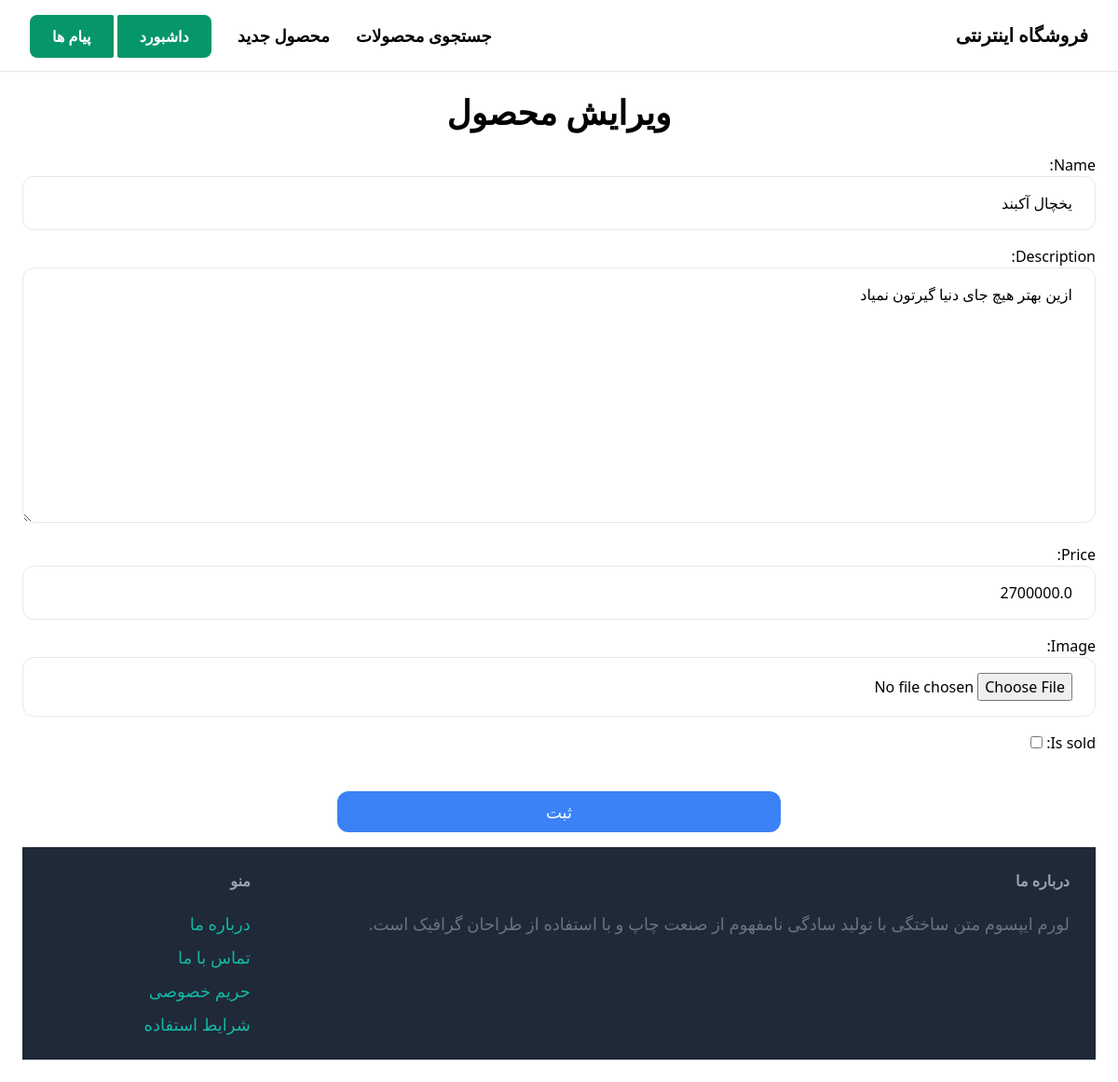
The app's page /items/16/edit (signed in) with its own data.
### item/models.py (models this page shows, shortened)
class Item(models.Model):
    category = models.ForeignKey(Category , related_name='items',on_delete=models.CASCADE)
    name = models.CharField(max_length=255)
    description = models.TextField(blank=True, null=True)
    price = models.FloatField()
    image = models.ImageField(upload_to='item_images', blank=True, null=True)
    is_sold = models.BooleanField(default=False)
    created_by = models.ForeignKey(User, related_name='items', on_delete=models.CASCADE)
    created_at = models.DateTimeField(auto_now_add=True)

### item/views.py (the view)
# urls.py: path('<int:pk>/edit', views.edit_item , name='edit'),
@login_required
def edit_item(request, pk):
    item = get_object_or_404(Item, pk=pk, created_by=request.user)
    if request.method == 'POST':
        form = EditItemForm(request.POST, request.FILES, instance=item)
        if form.is_valid():
            form.save(commit=True)
            return redirect('item:detail', pk=item.id)
    else:
        form = EditItemForm(instance=item)
    return render(request, 'item/form.html',{
        'form' : form ,
        'title': 'ویرایش محصول',
})

### item/forms.py
class EditItemForm(forms.ModelForm):
    class Meta:
        model = Item
        fields = ('name', 'description', 'price', 'image', 'is_sold' )
        widgets = {
            'name': forms.TextInput(attrs={
                'class': INPUT_CLASSES
            }),
            'description': forms.Textarea(attrs={
                'class': INPUT_CLASSES
            }),
             'price': forms.TextInput(attrs={
                'class': INPUT_CLASSES,
                'value': 0
            }),
            'image': forms.FileInput(attrs={
                'class': INPUT_CLASSES
            })
        }

### item/templates/item/form.html (shortened to what this page needs)
{% extends "core/base.html" %}
{% block content %}
<center><h1 class='mb-6 mx-0 text-4xl font-bold '>{{ title }}</h1></center>
<form action="" enctype="multipart/form-data" method="POST">
    <div class="space-y-4">
        {{form.as_p}}
    <div>
    <center><button type="submit" class="mt-6 py-2 px- lg:px-56 text-lg bg-blue-500
     hover:bg-blue-700 rounded-xl text-white">ثبت</button><center>
</form>
{% endblock %}

### records on screen
Item: name "یخچال آکبند", description "ازین بهتر هیچ جای دنیا گیرتون نمیاد", price "2700000.0"

### other values on screen
{{ title }} "ویرایش محصول"
